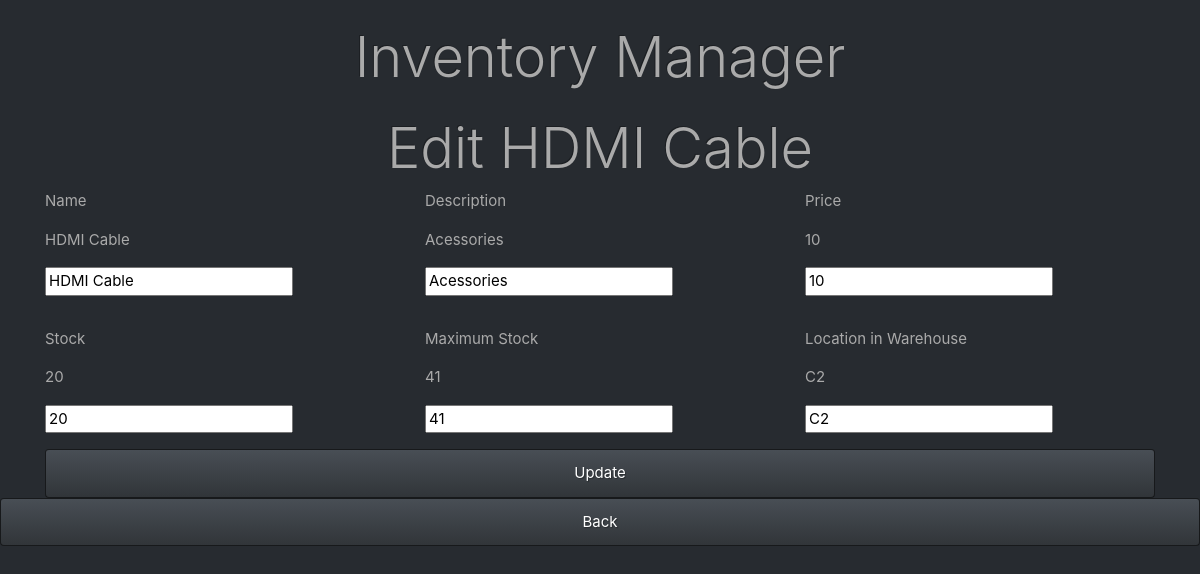
The page /edit_c/2 on the database its author committed.
### main.py (models this page shows)
class Products(db.Model):
    __tablename__ = "products"
    id = db.Column(db.Integer, primary_key=True)
    name = db.Column(db.String)
    description = db.Column(db.String)
    stock = db.Column(db.Integer)
    price = db.Column(db.Integer)
    top_stock = db.Column(db.Integer)
    location = db.Column(db.String)

### main.py (the view)
@app.route('/edit_c/<id>', methods=['GET'])
def edit_c(id): #en el template podemos ver los valores previos del producto, antes de modificarlo
    product = Products.query.filter_by(id=int(id)).first()
    db.session.commit()
    return render_template('edit_c.html', product=product)

### templates/edit_c.html (shortened to what this page needs)
<!DOCTYPE html>
<html lang="en">
<head>
    <link rel="stylesheet" href="https://stackpath.bootstrapcdn.com/bootswatch/4.5.2/slate/bootstrap.min.css" integrity="
    sha384-8iuq0iaMHpnH2vSyvZMSIqQuUnQA7QM+f6srIdlgBrTSEyd//AWNMyEaSF2yPzNQ">
</head>
<body>
<main>
    <h1 class="display-4 text-center mt-4 titulo">Inventory Manager</h1>
    <h2 class="display-4 text-center mt-4 titulo">Edit {{product.name}}</h2>
    <form class="container" action="/update_c/{{product.id}}" method="post">
        <div class="row">
            <div class="col">
                <span>
                    Name
                    {{product.name}}
                    <p>
                        <input type="text" name="name_edit" value='{{product.name}}'>
                    </p>
                </span>
            </div>
            <div class="col">
                <span>
                    Description
                    {{product.description}}
                    <p>
                        <input type="text" name="description_edit" value='{{product.description}}'>
                    </p>
                </span>
            </div>
            <div class="col">
                <span>
                    Price
                    {{product.price}}
                    <p>
                        <input type="number" name="price_edit" value='{{product.price}}'>
                    </p>
                </span>
            </div>
        </div>
        <div class="row">
            <div class="col">
                <span>
                    Stock
                    {{product.stock}}
                    <p>
                        <input type="number" name="stock_edit" value='{{product.stock}}'>
                    </p>
                </span>
            </div>
            <div class="col">
                <span>
                    Maximum Stock
                    {{product.top_stock}}
                    <p>
                        <input type="number" name="top_stock_edit" value='{{product.top_stock}}'>
                    </p>
                </span>
            </div>
            <div class="col">
                <span>
                    Location in Warehouse
                    {{product.location}}
                    <p>
                        <input type="text" name="location_edit" value='{{product.location}}'>
                    </p>
                </span>
            </div>
        </div>
        <button type="submit" class="btn btn-primary btn-block">
            Update
        </button>
    </form>
    <input type="button" value="Back" onclick="history.back()" class="btn btn-primary btn-block">
</main>
</body>
</html>

### rows shown on the page
Products: name "HDMI Cable", name_edit "HDMI Cable", description "Acessories", description_edit "Acessories", price "10", price_edit "10", stock "20", stock_edit "20", top_stock "41", top_stock_edit "41", location "C2", location_edit "C2"
